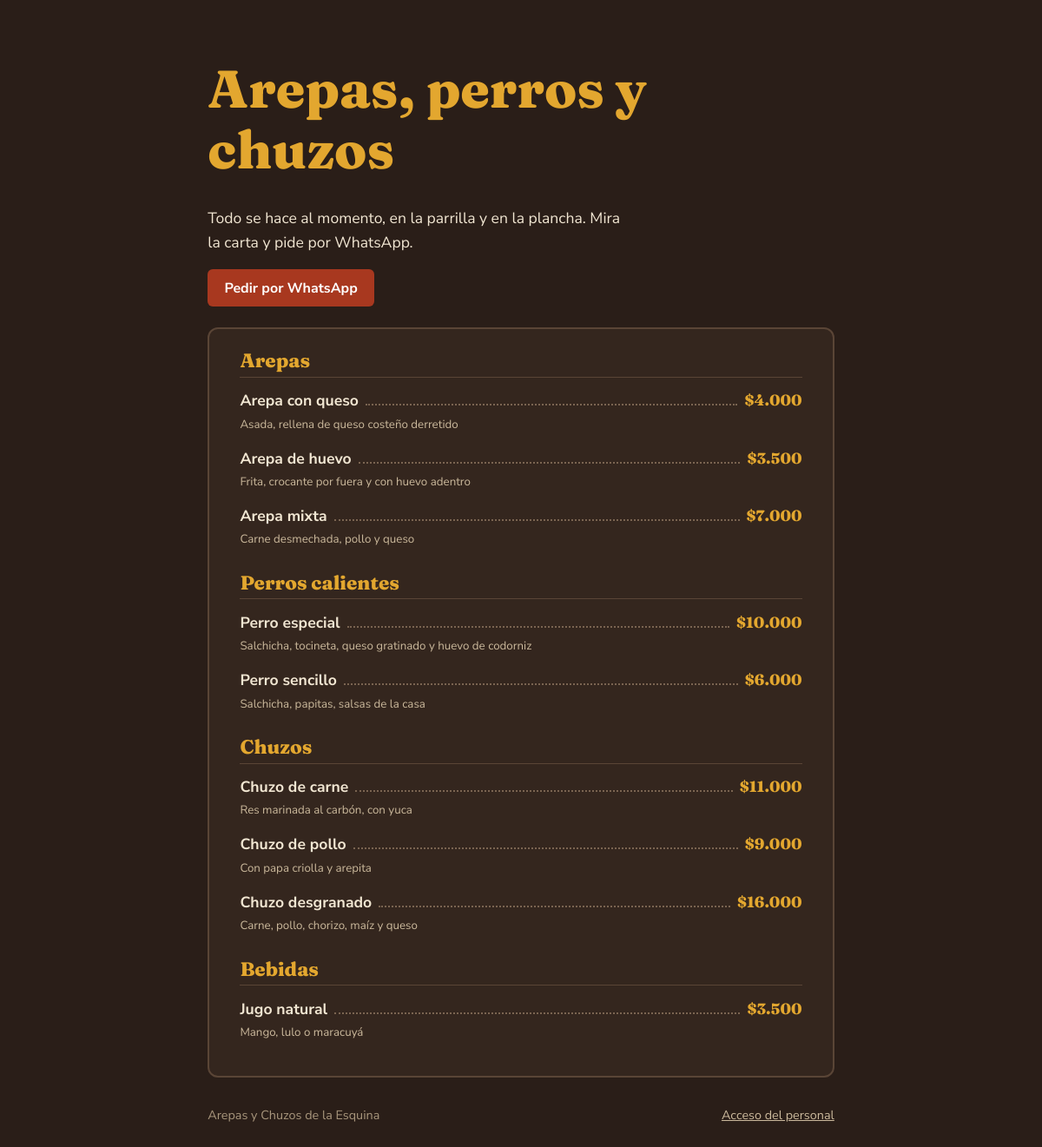
The page / on the database its author committed.
### tables this page shows
CREATE TABLE productos (
  id INT AUTO_INCREMENT PRIMARY KEY,
  categoria_id INT NOT NULL,
  nombre VARCHAR(80) NOT NULL,
  descripcion VARCHAR(200) NOT NULL DEFAULT '',
  precio INT UNSIGNED NOT NULL,
  disponible TINYINT(1) NOT NULL DEFAULT 1,
  creado_por INT NULL,
  creado TIMESTAMP DEFAULT CURRENT_TIMESTAMP,
  FOREIGN KEY (categoria_id) REFERENCES categorias(id),
  FOREIGN KEY (creado_por) REFERENCES usuarios(id) ON DELETE SET NULL
);

### inc/lib.php (called while the page is built, shortened)
<?php
function db(): PDO {
    static $pdo = null;
    if (!$pdo) {
        $pdo = new PDO('mysql:host='.DB_HOST.';dbname='.DB_NAME.';charset=utf8mb4', DB_USER, DB_PASS, [
            PDO::ATTR_ERRMODE=>PDO::ERRMODE_EXCEPTION, PDO::ATTR_DEFAULT_FETCH_MODE=>PDO::FETCH_ASSOC,
            PDO::ATTR_EMULATE_PREPARES=>false]);
    }
    return $pdo;
}
function e(?string $s): string { return htmlspecialchars((string)$s, ENT_QUOTES, 'UTF-8'); }
function precio(int $n): string { return '$'.number_format($n, 0, ',', '.'); }

### index.php (the view)
<?php
require 'inc/lib.php';
$rows = db()->query('SELECT p.*, c.nombre cat FROM productos p JOIN categorias c ON c.id=p.categoria_id ORDER BY c.orden, p.nombre')->fetchAll();
$g = []; foreach ($rows as $r) $g[$r['cat']][] = $r;
$titulo='Carta'; $clase='publica'; require 'inc/header.php'; ?>
<section class="portada"><h1>Arepas, perros y chuzos</h1>
<p>Todo se hace al momento, en la parrilla y en la plancha. Mira la carta y pide por WhatsApp.</p>
<a class="btn" href="https://wa.me/<?= e(WHATSAPP) ?>?text=<?= rawurlencode('Hola, quiero hacer un pedido') ?>">Pedir por WhatsApp</a></section>
<section class="pizarra" aria-label="Carta"><?php foreach ($g as $cat => $ps): ?>
<h2><?= e($cat) ?></h2><ul><?php foreach ($ps as $p): ?>
<li class="<?= $p['disponible'] ? '' : 'agotado' ?>"><div class="linea"><span class="nom"><?= e($p['nombre']) ?></span><i></i><span class="pre"><?= $p['disponible'] ? precio((int)$p['precio']) : 'Agotado' ?></span></div>
<?php if ($p['descripcion']): ?><small><?= e($p['descripcion']) ?></small><?php endif; ?></li><?php endforeach; ?></ul>
<?php endforeach; ?></section>
<footer class="pie"><?= e(NEGOCIO) ?> <a href="login.php">Acceso del personal</a></footer>
<?php require 'inc/footer.php';

### inc/header.php (shortened to what this page needs)
<?php $u = usuario(); $f = flash(); ?>
<!DOCTYPE html><html lang="es"><head><meta charset="utf-8">
<link rel="stylesheet" href="css/style.css"></head><body class="<?= e($clase ?? 'admin') ?>">
<?php if ($u): ?>
<header class="barra"><a class="marca" href="panel.php"><?= e(NEGOCIO) ?></a>
<nav><a href="panel.php">Inicio</a><a href="productos.php">Productos</a>
<?php if ($u['rol']==='admin'): ?><a href="usuarios.php">Usuarios</a><?php endif; ?>
<a href="index.php" target="_blank">Ver carta</a></nav>
<form method="post" action="logout.php" class="salir"><?= csrf_field() ?><span><?= e($u['nombre']) ?></span><button class="btn chico">Cerrar sesión</button></form></header>
<?php endif; ?><main class="cont">

### inc/footer.php
</main></body></html>

### css/style.css (style rules this page uses)
:root { --carbon:#2a1e18;--maiz:#e3a72f;--aji:#a8381f;--hoja:#4f6b3a;--fondo:#f6f0e4;--papel:#fffdf8;--linea:#e2d6bf;--texto:#2a1e18;--suave:#6f6153 }
* { box-sizing:border-box }
body { margin:0;font:16px/1.55 "Nunito Sans",system-ui,sans-serif;color:var(--texto);background:var(--fondo) }
h1,h2,.marca { font-family:Fraunces,Georgia,serif;font-weight:800;line-height:1.15 }
h1 { font-size:clamp(1.8rem,5vw,2.6rem);margin:.2em 0 .5em }
h2 { font-size:1.4rem;margin:0 0 .6em }
a { color:var(--aji) }
.cont { max-width:1050px;margin:0 auto;padding:1.5rem 1.2rem 3rem }
.btn { display:inline-block;background:var(--aji);color:#fff;border:0;border-radius:6px;padding:.65rem 1.2rem;font:700 1rem "Nunito Sans",sans-serif;cursor:pointer;text-decoration:none }
body.publica { background:var(--carbon);color:#f1e6d2 }
body.publica .cont { max-width:760px }
.portada { padding:2rem 0 1.5rem }
.portada h1 { color:var(--maiz);font-size:clamp(2.2rem,8vw,3.8rem) }
.portada p { max-width:46ch;font-size:1.1rem }
.pizarra { background:#34261e;border:2px solid #5a4536;border-radius:12px;padding:1.5rem clamp(1rem,4vw,2.2rem) }
.pizarra h2 { color:var(--maiz);margin-top:1.6rem;border-bottom:1px solid #5a4536;padding-bottom:.3rem }
.pizarra h2:first-child { margin-top:0 }
.pizarra ul { list-style:none;margin:0;padding:0 }
.pizarra li { margin-bottom:.9rem }
.linea { display:flex;align-items:baseline;gap:.5rem }
.linea i { flex:1;border-bottom:2px dotted #7a6451 }
.nom { font-weight:700;font-size:1.1rem }
.pre { font:800 1.1rem Fraunces,serif;color:var(--maiz) }
.pizarra small { color:#cbb99c }
.pie { margin-top:2rem;color:#a8967c;font-size:.9rem;display:flex;justify-content:space-between;flex-wrap:wrap;gap:.5rem }
.pie a { color:#cbb99c }

### rows shown on the page
productos: nombre "Arepa con queso", precio "$4.000", descripcion "Asada, rellena de queso costeño derretido"
productos: nombre "Arepa de huevo", precio "$3.500", descripcion "Frita, crocante por fuera y con huevo adentro"
productos: nombre "Arepa mixta", precio "$7.000", descripcion "Carne desmechada, pollo y queso"
productos: nombre "Perro especial", precio "$10.000", descripcion "Salchicha, tocineta, queso gratinado y huevo de codorniz"
productos: nombre "Perro sencillo", precio "$6.000", descripcion "Salchicha, papitas, salsas de la casa"
productos: nombre "Chuzo de carne", precio "$11.000", descripcion "Res marinada al carbón, con yuca"
productos: nombre "Chuzo de pollo", precio "$9.000", descripcion "Con papa criolla y arepita"
productos: nombre "Chuzo desgranado", precio "$16.000", descripcion "Carne, pollo, chorizo, maíz y queso"
productos: nombre "Jugo natural", precio "$3.500", descripcion "Mango, lulo o maracuyá"

### other values the page prints
$cat "Arepas"
$cat "Perros calientes"
$cat "Chuzos"
$cat "Bebidas"
NEGOCIO "Arepas y Chuzos de la Esquina"
